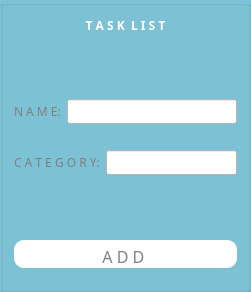
     <widget class="QGroupBox" name="AddTL">
      <property name="geometry">
       <rect>
        <x>30</x>
        <y>50</y>
        <width>251</width>
        <height>291</height>
       </rect>
      </property>
      <property name="font">
       <font>
        <family>Calibre</family>
       </font>
      </property>
      <property name="styleSheet">
       <string notr="true">QGroupBox{
	background-color: #7dc3d7;
}</string>
      </property>
      <property name="title">
       <string/>
      </property>
      <layout class="QVBoxLayout" name="verticalLayout_5">
       <item>
        <widget class="QLabel" name="addTaskListTitle">
         <property name="sizePolicy">
          <sizepolicy hsizetype="Preferred" vsizetype="Fixed">
           <horstretch>0</horstretch>
           <verstretch>0</verstretch>
          </sizepolicy>
         </property>
         <property name="font">
          <font>
           <family>Calibre</family>
           <bold>true</bold>
          </font>
         </property>
         <property name="styleSheet">
          <string notr="true">QLabel{
	color:white;
}</string>
         </property>
         <property name="text">
          <string>T A S K  L I S T</string>
         </property>
         <property name="alignment">
          <set>Qt::AlignCenter</set>
         </property>
        </widget>
       </item>
       <item>
        <layout class="QHBoxLayout" name="addTaskListName">
         <property name="topMargin">
          <number>59</number>
         </property>
         <property name="bottomMargin">
          <number>10</number>
         </property>
         <item>
          <widget class="QLabel" name="taskListNameTxt">
           <property name="font">
            <font>
             <family>Calibre</family>
            </font>
           </property>
           <property name="styleSheet">
            <string notr="true">QLabel{
	color:gray;
}</string>
           </property>
           <property name="text">
            <string>N A M E:</string>
           </property>
          </widget>
         </item>
         <item>
          <widget class="QLineEdit" name="taskListNameInput">
           <property name="font">
            <font>
             <family>Calibre</family>
            </font>
           </property>
           <property name="styleSheet">
            <string notr="true">QLineEdit{
	background-color: white;
}</string>
           </property>
          </widget>
         </item>
        </layout>
       </item>
       <item>
        <layout class="QHBoxLayout" name="addTaskListCat">
         <property name="topMargin">
          <number>10</number>
         </property>
         <property name="bottomMargin">
          <number>59</number>
         </property>
         <item>
          <widget class="QLabel" name="catTxt">
           <property name="font">
            <font>
             <family>Calibre</family>
            </font>
           </property>
           <property name="styleSheet">
            <string notr="true">QLabel{
	color:gray;
}</string>
           </property>
           <property name="text">
            <string>C A T E G O R Y:</string>
           </property>
          </widget>
         </item>
         <item>
          <widget class="QLineEdit" name="taskListCatInput">
           <property name="font">
            <font>
             <family>Calibre</family>
            </font>
           </property>
           <property name="styleSheet">
            <string notr="true">QLineEdit{
	background-color: white;
}</string>
           </property>
          </widget>
         </item>
        </layout>
       </item>
       <item>
        <widget class="QPushButton" name="addTLBtn">
         <property name="sizePolicy">
          <sizepolicy hsizetype="Preferred" vsizetype="Preferred">
           <horstretch>0</horstretch>
           <verstretch>0</verstretch>
          </sizepolicy>
         </property>
         <property name="palette">
          <palette>
           <active>
            <colorrole role="WindowText">
             <brush brushstyle="SolidPattern">
              <color alpha="255">
               <red>128</red>
               <green>128</green>
               <blue>128</blue>
              </color>
             </brush>
            </colorrole>
            <colorrole role="Button">
             <brush brushstyle="SolidPattern">
              <color alpha="255">
               <red>255</red>
               <green>255</green>
               <blue>255</blue>
              </color>
             </brush>
            </colorrole>
            <colorrole role="Light">
             <brush brushstyle="SolidPattern">
              <color alpha="255">
               <red>255</red>
               <green>255</green>
               <blue>255</blue>
              </color>
             </brush>
            </colorrole>
            <colorrole role="Text">
             <brush brushstyle="SolidPattern">
              <color alpha="255">
               <red>128</red>
               <green>128</green>
               <blue>128</blue>
              </color>
             </brush>
            </colorrole>
            <colorrole role="ButtonText">
             <brush brushstyle="SolidPattern">
              <color alpha="255">
               <red>128</red>
               <green>128</green>
               <blue>128</blue>
              </color>
             </brush>
            </colorrole>
            <colorrole role="Base">
             <brush brushstyle="SolidPattern">
              <color alpha="255">
               <red>255</red>
               <green>255</green>
               <blue>255</blue>
              </color>
             </brush>
            </colorrole>
            <colorrole role="Window">
             <brush brushstyle="SolidPattern">
              <color alpha="255">
               <red>255</red>
               <green>255</green>
               <blue>255</blue>
              </color>
             </brush>
            </colorrole>
            <colorrole role="PlaceholderText">
             <brush brushstyle="SolidPattern">
              <color alpha="255">
               <red>128</red>
               <green>128</green>
               <blue>128</blue>
              </color>
             </brush>
            </colorrole>
           </active>
           <inactive>
            <colorrole role="WindowText">
             <brush brushstyle="SolidPattern">
              <color alpha="255">
               <red>128</red>
               <green>128</green>
               <blue>128</blue>
              </color>
             </brush>
            </colorrole>
            <colorrole role="Button">
             <brush brushstyle="SolidPattern">
              <color alpha="255">
               <red>255</red>
               <green>255</green>
               <blue>255</blue>
              </color>
             </brush>
            </colorrole>
            <colorrole role="Light">
             <brush brushstyle="SolidPattern">
              <color alpha="255">
               <red>255</red>
               <green>255</green>
               <blue>255</blue>
              </color>
             </brush>
            </colorrole>
            <colorrole role="Text">
             <brush brushstyle="SolidPattern">
              <color alpha="255">
               <red>128</red>
               <green>128</green>
               <blue>128</blue>
              </color>
             </brush>
            </colorrole>
            <colorrole role="ButtonText">
             <brush brushstyle="SolidPattern">
              <color alpha="255">
               <red>128</red>
               <green>128</green>
               <blue>128</blue>
              </color>
             </brush>
            </colorrole>
            <colorrole role="Base">
             <brush brushstyle="SolidPattern">
              <color alpha="255">
               <red>255</red>
               <green>255</green>
               <blue>255</blue>
              </color>
             </brush>
            </colorrole>
            <colorrole role="Window">
             <brush brushstyle="SolidPattern">
              <color alpha="255">
               <red>255</red>
               <green>255</green>
               <blue>255</blue>
              </color>
             </brush>
            </colorrole>
            <colorrole role="PlaceholderText">
             <brush brushstyle="SolidPattern">
              <color alpha="255">
               <red>128</red>
               <green>128</green>
               <blue>128</blue>
              </color>
             </brush>
            </colorrole>
           </inactive>
           <disabled>
            <colorrole role="WindowText">
             <brush brushstyle="SolidPattern">
              <color alpha="255">
               <red>128</red>
               <green>128</green>
               <blue>128</blue>
              </color>
             </brush>
            </colorrole>
            <colorrole role="Button">
             <brush brushstyle="SolidPattern">
              <color alpha="255">
               <red>255</red>
               <green>255</green>
               <blue>255</blue>
              </color>
             </brush>
            </colorrole>
            <colorrole role="Light">
             <brush brushstyle="SolidPattern">
              <color alpha="255">
               <red>255</red>
               <green>255</green>
               <blue>255</blue>
              </color>
             </brush>
            </colorrole>
            <colorrole role="Text">
             <brush brushstyle="SolidPattern">
              <color alpha="255">
               <red>128</red>
               <green>128</green>
               <blue>128</blue>
              </color>
             </brush>
            </colorrole>
            <colorrole role="ButtonText">
             <brush brushstyle="SolidPattern">
              <color alpha="255">
               <red>128</red>
               <green>128</green>
               <blue>128</blue>
              </color>
             </brush>
            </colorrole>
            <colorrole role="Base">
             <brush brushstyle="SolidPattern">
              <color alpha="255">
               <red>255</red>
               <green>255</green>
               <blue>255</blue>
              </color>
             </brush>
            </colorrole>
            <colorrole role="Window">
             <brush brushstyle="SolidPattern">
              <color alpha="255">
               <red>255</red>
               <green>255</green>
               <blue>255</blue>
              </color>
             </brush>
            </colorrole>
            <colorrole role="PlaceholderText">
             <brush brushstyle="SolidPattern">
              <color alpha="255">
               <red>128</red>
               <green>128</green>
               <blue>128</blue>
              </color>
             </brush>
            </colorrole>
           </disabled>
          </palette>
         </property>
         <property name="font">
          <font>
           <family>Calibre</family>
           <pointsize>12</pointsize>
          </font>
         </property>
         <property name="styleSheet">
          <string notr="true">QPushButton{
	background-color: white;
	color: grey;
	padding-top: 5px;
	padding-left: 5px;
	padding-right: 5px;
	border-radius: 10%;
	margin-bottom: 10px;
}

QPushButton:pressed{
	background-color: grey;
	color: white;
}</string>
         </property>
         <property name="text">
          <string>A D D </string>
         </property>
        </widget>
       </item>
      </layout>
     </widget>
